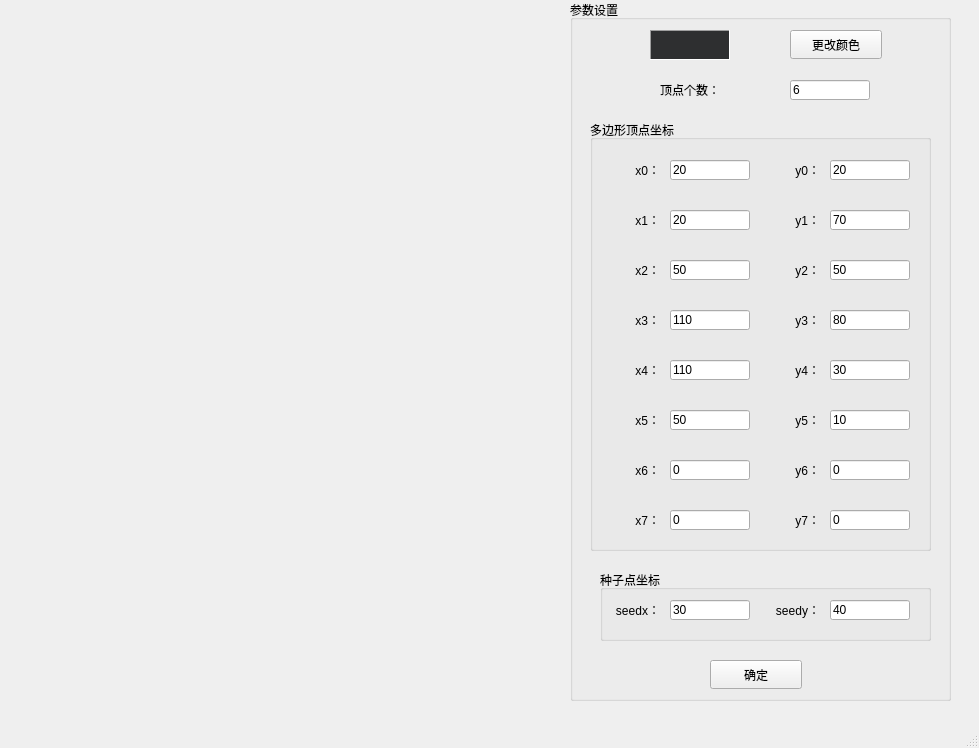
<?xml version="1.0" encoding="UTF-8"?>
<ui version="4.0">
 <class>MainWindow</class>
 <widget class="QMainWindow" name="MainWindow">
  <property name="geometry">
   <rect>
    <x>0</x>
    <y>0</y>
    <width>979</width>
    <height>748</height>
   </rect>
  </property>
  <property name="windowTitle">
   <string>多边形：种子填充算法</string>
  </property>
  <widget class="QWidget" name="centralwidget">
   <widget class="QGroupBox" name="groupBox_set">
    <property name="geometry">
     <rect>
      <x>570</x>
      <y>0</y>
      <width>381</width>
      <height>701</height>
     </rect>
    </property>
    <property name="title">
     <string>参数设置</string>
    </property>
    <widget class="QFrame" name="frame_color">
     <property name="geometry">
      <rect>
       <x>80</x>
       <y>30</y>
       <width>80</width>
       <height>30</height>
      </rect>
     </property>
     <property name="palette">
      <palette>
       <active>
        <colorrole role="WindowText">
         <brush brushstyle="SolidPattern">
          <color alpha="255">
           <red>0</red>
           <green>0</green>
           <blue>255</blue>
          </color>
         </brush>
        </colorrole>
        <colorrole role="Text">
         <brush brushstyle="SolidPattern">
          <color alpha="255">
           <red>0</red>
           <green>0</green>
           <blue>255</blue>
          </color>
         </brush>
        </colorrole>
        <colorrole role="Base">
         <brush brushstyle="SolidPattern">
          <color alpha="255">
           <red>0</red>
           <green>0</green>
           <blue>255</blue>
          </color>
         </brush>
        </colorrole>
        <colorrole role="Window">
         <brush brushstyle="SolidPattern">
          <color alpha="255">
           <red>0</red>
           <green>0</green>
           <blue>255</blue>
          </color>
         </brush>
        </colorrole>
        <colorrole role="Link">
         <brush brushstyle="SolidPattern">
          <color alpha="255">
           <red>0</red>
           <green>0</green>
           <blue>255</blue>
          </color>
         </brush>
        </colorrole>
       </active>
       <inactive>
        <colorrole role="WindowText">
         <brush brushstyle="SolidPattern">
          <color alpha="255">
           <red>208</red>
           <green>208</green>
           <blue>208</blue>
          </color>
         </brush>
        </colorrole>
        <colorrole role="Text">
         <brush brushstyle="SolidPattern">
          <color alpha="255">
           <red>208</red>
           <green>208</green>
           <blue>208</blue>
          </color>
         </brush>
        </colorrole>
        <colorrole role="Base">
         <brush brushstyle="SolidPattern">
          <color alpha="255">
           <red>46</red>
           <green>47</green>
           <blue>48</blue>
          </color>
         </brush>
        </colorrole>
        <colorrole role="Window">
         <brush brushstyle="SolidPattern">
          <color alpha="255">
           <red>46</red>
           <green>47</green>
           <blue>48</blue>
          </color>
         </brush>
        </colorrole>
        <colorrole role="Link">
         <brush brushstyle="SolidPattern">
          <color alpha="255">
           <red>0</red>
           <green>122</green>
           <blue>244</blue>
          </color>
         </brush>
        </colorrole>
       </inactive>
       <disabled>
        <colorrole role="WindowText">
         <brush brushstyle="SolidPattern">
          <color alpha="96">
           <red>164</red>
           <green>166</green>
           <blue>168</blue>
          </color>
         </brush>
        </colorrole>
        <colorrole role="Text">
         <brush brushstyle="SolidPattern">
          <color alpha="96">
           <red>164</red>
           <green>166</green>
           <blue>168</blue>
          </color>
         </brush>
        </colorrole>
        <colorrole role="Base">
         <brush brushstyle="SolidPattern">
          <color alpha="255">
           <red>0</red>
           <green>0</green>
           <blue>255</blue>
          </color>
         </brush>
        </colorrole>
        <colorrole role="Window">
         <brush brushstyle="SolidPattern">
          <color alpha="255">
           <red>0</red>
           <green>0</green>
           <blue>255</blue>
          </color>
         </brush>
        </colorrole>
        <colorrole role="Link">
         <brush brushstyle="SolidPattern">
          <color alpha="255">
           <red>0</red>
           <green>122</green>
           <blue>244</blue>
          </color>
         </brush>
        </colorrole>
       </disabled>
      </palette>
     </property>
     <property name="autoFillBackground">
      <bool>true</bool>
     </property>
     <property name="frameShape">
      <enum>QFrame::Panel</enum>
     </property>
     <property name="frameShadow">
      <enum>QFrame::Sunken</enum>
     </property>
    </widget>
    <widget class="QPushButton" name="pushButton_color">
     <property name="geometry">
      <rect>
       <x>220</x>
       <y>30</y>
       <width>92</width>
       <height>29</height>
      </rect>
     </property>
     <property name="text">
      <string>更改颜色</string>
     </property>
    </widget>
    <widget class="QPushButton" name="pushButton_ok">
     <property name="geometry">
      <rect>
       <x>140</x>
       <y>660</y>
       <width>92</width>
       <height>29</height>
      </rect>
     </property>
     <property name="text">
      <string>确定</string>
     </property>
    </widget>
    <widget class="QLabel" name="label">
     <property name="geometry">
      <rect>
       <x>90</x>
       <y>80</y>
       <width>69</width>
       <height>20</height>
      </rect>
     </property>
     <property name="text">
      <string>顶点个数：</string>
     </property>
    </widget>
    <widget class="QLineEdit" name="lineEdit_n">
     <property name="geometry">
      <rect>
       <x>220</x>
       <y>80</y>
       <width>80</width>
       <height>20</height>
      </rect>
     </property>
     <property name="text">
      <string>6</string>
     </property>
    </widget>
    <widget class="QGroupBox" name="groupBox_nodeList">
     <property name="geometry">
      <rect>
       <x>20</x>
       <y>120</y>
       <width>341</width>
       <height>431</height>
      </rect>
     </property>
     <property name="title">
      <string>多边形顶点坐标</string>
     </property>
     <widget class="QLineEdit" name="lineEdit_x0">
      <property name="geometry">
       <rect>
        <x>80</x>
        <y>40</y>
        <width>80</width>
        <height>20</height>
       </rect>
      </property>
      <property name="text">
       <string>20</string>
      </property>
     </widget>
     <widget class="QLabel" name="label_x0">
      <property name="geometry">
       <rect>
        <x>20</x>
        <y>40</y>
        <width>50</width>
        <height>20</height>
       </rect>
      </property>
      <property name="text">
       <string>x0：</string>
      </property>
      <property name="alignment">
       <set>Qt::AlignRight|Qt::AlignTrailing|Qt::AlignVCenter</set>
      </property>
     </widget>
     <widget class="QLabel" name="label_y0">
      <property name="geometry">
       <rect>
        <x>180</x>
        <y>40</y>
        <width>50</width>
        <height>20</height>
       </rect>
      </property>
      <property name="text">
       <string>y0：</string>
      </property>
      <property name="alignment">
       <set>Qt::AlignRight|Qt::AlignTrailing|Qt::AlignVCenter</set>
      </property>
     </widget>
     <widget class="QLineEdit" name="lineEdit_y0">
      <property name="geometry">
       <rect>
        <x>240</x>
        <y>40</y>
        <width>80</width>
        <height>20</height>
       </rect>
      </property>
      <property name="text">
       <string>20</string>
      </property>
     </widget>
     <widget class="QLabel" name="label_x1_5">
      <property name="geometry">
       <rect>
        <x>180</x>
        <y>90</y>
        <width>50</width>
        <height>20</height>
       </rect>
      </property>
      <property name="text">
       <string>y1：</string>
      </property>
      <property name="alignment">
       <set>Qt::AlignRight|Qt::AlignTrailing|Qt::AlignVCenter</set>
      </property>
     </widget>
     <widget class="QLineEdit" name="lineEdit_y1">
      <property name="geometry">
       <rect>
        <x>240</x>
        <y>90</y>
        <width>80</width>
        <height>20</height>
       </rect>
      </property>
      <property name="text">
       <string>70</string>
      </property>
     </widget>
     <widget class="QLabel" name="label_x1">
      <property name="geometry">
       <rect>
        <x>20</x>
        <y>90</y>
        <width>50</width>
        <height>20</height>
       </rect>
      </property>
      <property name="text">
       <string>x1：</string>
      </property>
      <property name="alignment">
       <set>Qt::AlignRight|Qt::AlignTrailing|Qt::AlignVCenter</set>
      </property>
     </widget>
     <widget class="QLineEdit" name="lineEdit_x1">
      <property name="geometry">
       <rect>
        <x>80</x>
        <y>90</y>
        <width>80</width>
        <height>20</height>
       </rect>
      </property>
      <property name="text">
       <string>20</string>
      </property>
     </widget>
     <widget class="QLabel" name="label_x1_7">
      <property name="geometry">
       <rect>
        <x>180</x>
        <y>140</y>
        <width>50</width>
        <height>20</height>
       </rect>
      </property>
      <property name="text">
       <string>y2：</string>
      </property>
      <property name="alignment">
       <set>Qt::AlignRight|Qt::AlignTrailing|Qt::AlignVCenter</set>
      </property>
     </widget>
     <widget class="QLineEdit" name="lineEdit_y2">
      <property name="geometry">
       <rect>
        <x>240</x>
        <y>140</y>
        <width>80</width>
        <height>20</height>
       </rect>
      </property>
      <property name="text">
       <string>50</string>
      </property>
     </widget>
     <widget class="QLabel" name="label_x1_8">
      <property name="geometry">
       <rect>
        <x>20</x>
        <y>140</y>
        <width>50</width>
        <height>20</height>
       </rect>
      </property>
      <property name="text">
       <string>x2：</string>
      </property>
      <property name="alignment">
       <set>Qt::AlignRight|Qt::AlignTrailing|Qt::AlignVCenter</set>
      </property>
     </widget>
     <widget class="QLineEdit" name="lineEdit_x2">
      <property name="geometry">
       <rect>
        <x>80</x>
        <y>140</y>
        <width>80</width>
        <height>20</height>
       </rect>
      </property>
      <property name="text">
       <string>50</string>
      </property>
     </widget>
     <widget class="QLabel" name="label_x1_9">
      <property name="geometry">
       <rect>
        <x>180</x>
        <y>190</y>
        <width>50</width>
        <height>20</height>
       </rect>
      </property>
      <property name="text">
       <string>y3：</string>
      </property>
      <property name="alignment">
       <set>Qt::AlignRight|Qt::AlignTrailing|Qt::AlignVCenter</set>
      </property>
     </widget>
     <widget class="QLineEdit" name="lineEdit_y3">
      <property name="geometry">
       <rect>
        <x>240</x>
        <y>190</y>
        <width>80</width>
        <height>20</height>
       </rect>
      </property>
      <property name="text">
       <string>80</string>
      </property>
     </widget>
     <widget class="QLabel" name="label_x1_10">
      <property name="geometry">
       <rect>
        <x>20</x>
        <y>190</y>
        <width>50</width>
        <height>20</height>
       </rect>
      </property>
      <property name="text">
       <string>x3：</string>
      </property>
      <property name="alignment">
       <set>Qt::AlignRight|Qt::AlignTrailing|Qt::AlignVCenter</set>
      </property>
     </widget>
     <widget class="QLineEdit" name="lineEdit_x3">
      <property name="geometry">
       <rect>
        <x>80</x>
        <y>190</y>
        <width>80</width>
        <height>20</height>
       </rect>
      </property>
      <property name="text">
       <string>110</string>
      </property>
     </widget>
     <widget class="QLabel" name="label_x1_11">
      <property name="geometry">
       <rect>
        <x>180</x>
        <y>240</y>
        <width>50</width>
        <height>20</height>
       </rect>
      </property>
      <property name="text">
       <string>y4：</string>
      </property>
      <property name="alignment">
       <set>Qt::AlignRight|Qt::AlignTrailing|Qt::AlignVCenter</set>
      </property>
     </widget>
     <widget class="QLineEdit" name="lineEdit_y4">
      <property name="geometry">
       <rect>
        <x>240</x>
        <y>240</y>
        <width>80</width>
        <height>20</height>
       </rect>
      </property>
      <property name="text">
       <string>30</string>
      </property>
     </widget>
     <widget class="QLabel" name="label_x1_12">
      <property name="geometry">
       <rect>
        <x>20</x>
        <y>240</y>
        <width>50</width>
        <height>20</height>
       </rect>
      </property>
      <property name="text">
       <string>x4：</string>
      </property>
      <property name="alignment">
       <set>Qt::AlignRight|Qt::AlignTrailing|Qt::AlignVCenter</set>
      </property>
     </widget>
     <widget class="QLineEdit" name="lineEdit_x4">
      <property name="geometry">
       <rect>
        <x>80</x>
        <y>240</y>
        <width>80</width>
        <height>20</height>
       </rect>
      </property>
      <property name="text">
       <string>110</string>
      </property>
     </widget>
     <widget class="QLabel" name="label_x1_13">
      <property name="geometry">
       <rect>
        <x>180</x>
        <y>290</y>
        <width>50</width>
        <height>20</height>
       </rect>
      </property>
      <property name="text">
       <string>y5：</string>
      </property>
      <property name="alignment">
       <set>Qt::AlignRight|Qt::AlignTrailing|Qt::AlignVCenter</set>
      </property>
     </widget>
     <widget class="QLineEdit" name="lineEdit_y5">
      <property name="geometry">
       <rect>
        <x>240</x>
        <y>290</y>
        <width>80</width>
        <height>20</height>
       </rect>
      </property>
      <property name="text">
       <string>10</string>
      </property>
     </widget>
     <widget class="QLabel" name="label_x1_14">
      <property name="geometry">
       <rect>
        <x>20</x>
        <y>290</y>
        <width>50</width>
        <height>20</height>
       </rect>
      </property>
      <property name="text">
       <string>x5：</string>
      </property>
      <property name="alignment">
       <set>Qt::AlignRight|Qt::AlignTrailing|Qt::AlignVCenter</set>
      </property>
     </widget>
     <widget class="QLineEdit" name="lineEdit_x5">
      <property name="geometry">
       <rect>
        <x>80</x>
        <y>290</y>
        <width>80</width>
        <height>20</height>
       </rect>
      </property>
      <property name="text">
       <string>50</string>
      </property>
     </widget>
     <widget class="QLabel" name="label_x1_15">
      <property name="geometry">
       <rect>
        <x>180</x>
        <y>340</y>
        <width>50</width>
        <height>20</height>
       </rect>
      </property>
      <property name="text">
       <string>y6：</string>
      </property>
      <property name="alignment">
       <set>Qt::AlignRight|Qt::AlignTrailing|Qt::AlignVCenter</set>
      </property>
     </widget>
     <widget class="QLineEdit" name="lineEdit_y6">
      <property name="geometry">
       <rect>
        <x>240</x>
        <y>340</y>
        <width>80</width>
        <height>20</height>
       </rect>
      </property>
      <property name="text">
       <string>0</string>
      </property>
     </widget>
     <widget class="QLabel" name="label_x1_16">
      <property name="geometry">
       <rect>
        <x>20</x>
        <y>340</y>
        <width>50</width>
        <height>20</height>
       </rect>
      </property>
      <property name="text">
       <string>x6：</string>
      </property>
      <property name="alignment">
       <set>Qt::AlignRight|Qt::AlignTrailing|Qt::AlignVCenter</set>
      </property>
     </widget>
     <widget class="QLineEdit" name="lineEdit_x6">
      <property name="geometry">
       <rect>
        <x>80</x>
        <y>340</y>
        <width>80</width>
        <height>20</height>
       </rect>
      </property>
      <property name="text">
       <string>0</string>
      </property>
     </widget>
     <widget class="QLabel" name="label_x1_17">
      <property name="geometry">
       <rect>
        <x>180</x>
        <y>390</y>
        <width>50</width>
        <height>20</height>
       </rect>
      </property>
      <property name="text">
       <string>y7：</string>
      </property>
      <property name="alignment">
       <set>Qt::AlignRight|Qt::AlignTrailing|Qt::AlignVCenter</set>
      </property>
     </widget>
     <widget class="QLineEdit" name="lineEdit_y7">
      <property name="geometry">
       <rect>
        <x>240</x>
        <y>390</y>
        <width>80</width>
        <height>20</height>
       </rect>
      </property>
      <property name="text">
       <string>0</string>
      </property>
     </widget>
     <widget class="QLabel" name="label_x1_18">
      <property name="geometry">
       <rect>
        <x>20</x>
        <y>390</y>
        <width>50</width>
        <height>20</height>
       </rect>
      </property>
      <property name="text">
       <string>x7：</string>
      </property>
      <property name="alignment">
       <set>Qt::AlignRight|Qt::AlignTrailing|Qt::AlignVCenter</set>
      </property>
     </widget>
     <widget class="QLineEdit" name="lineEdit_x7">
      <property name="geometry">
       <rect>
        <x>80</x>
        <y>390</y>
        <width>80</width>
        <height>20</height>
       </rect>
      </property>
      <property name="text">
       <string>0</string>
      </property>
     </widget>
    </widget>
    <widget class="QGroupBox" name="groupBox">
     <property name="geometry">
      <rect>
       <x>30</x>
       <y>570</y>
       <width>331</width>
       <height>71</height>
      </rect>
     </property>
     <property name="title">
      <string>种子点坐标</string>
     </property>
     <widget class="QLineEdit" name="lineEdit_sy">
      <property name="geometry">
       <rect>
        <x>230</x>
        <y>30</y>
        <width>80</width>
        <height>20</height>
       </rect>
      </property>
      <property name="text">
       <string>40</string>
      </property>
     </widget>
     <widget class="QLabel" name="label_x1_20">
      <property name="geometry">
       <rect>
        <x>10</x>
        <y>30</y>
        <width>50</width>
        <height>20</height>
       </rect>
      </property>
      <property name="text">
       <string>seedx：</string>
      </property>
      <property name="alignment">
       <set>Qt::AlignRight|Qt::AlignTrailing|Qt::AlignVCenter</set>
      </property>
     </widget>
     <widget class="QLabel" name="label_x1_19">
      <property name="geometry">
       <rect>
        <x>170</x>
        <y>30</y>
        <width>50</width>
        <height>20</height>
       </rect>
      </property>
      <property name="text">
       <string>seedy：</string>
      </property>
      <property name="alignment">
       <set>Qt::AlignRight|Qt::AlignTrailing|Qt::AlignVCenter</set>
      </property>
     </widget>
     <widget class="QLineEdit" name="lineEdit_sx">
      <property name="geometry">
       <rect>
        <x>70</x>
        <y>30</y>
        <width>80</width>
        <height>20</height>
       </rect>
      </property>
      <property name="text">
       <string>30</string>
      </property>
     </widget>
    </widget>
   </widget>
  </widget>
  <widget class="QMenuBar" name="menubar">
   <property name="geometry">
    <rect>
     <x>0</x>
     <y>0</y>
     <width>979</width>
     <height>25</height>
    </rect>
   </property>
  </widget>
  <widget class="QStatusBar" name="statusbar"/>
 </widget>
 <resources/>
 <connections/>
</ui>
